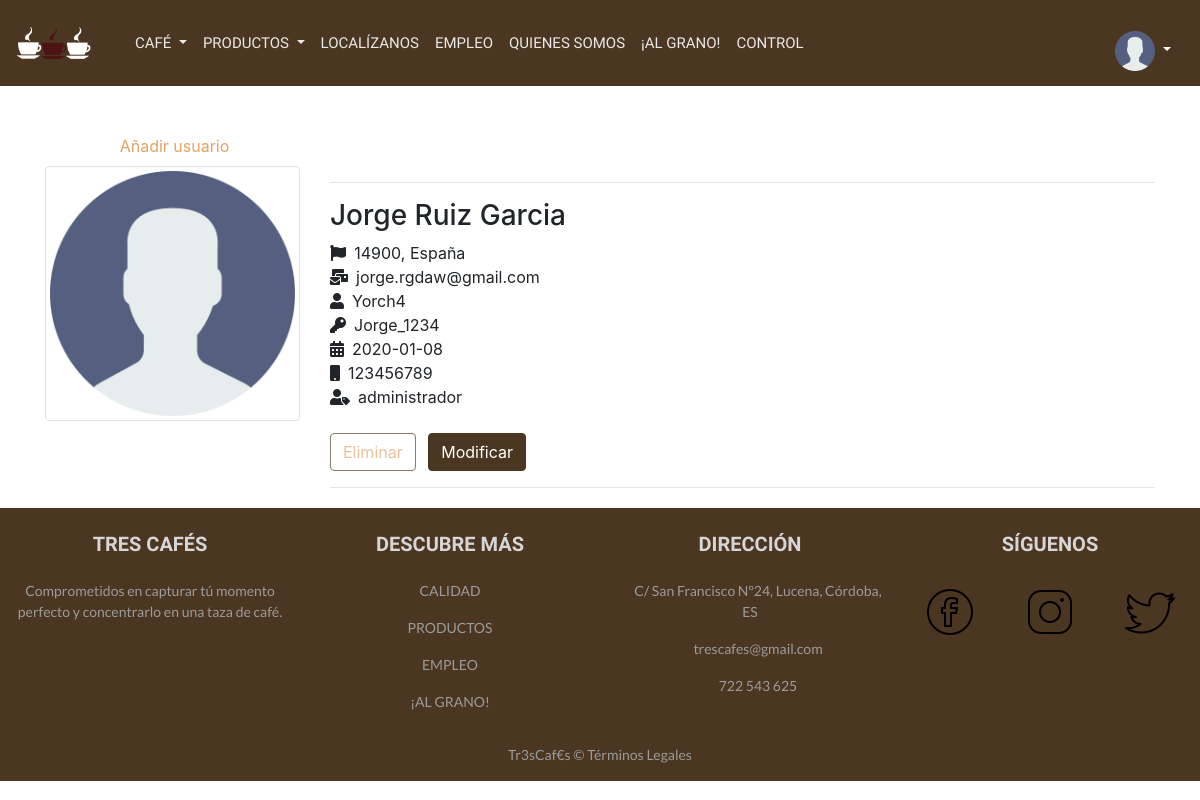
Page /control.php (signed in) on the committed database.
### tables this page shows
CREATE TABLE `usuario` (
  `idUsuario` int(11) NOT NULL,
  `email` varchar(150) NOT NULL,
  `nombreUsuario` varchar(50) NOT NULL,
  `contrasenia` varchar(50) NOT NULL,
  `nombre` varchar(50) NOT NULL,
  `apellido1` varchar(50) NOT NULL,
  `apellido2` varchar(50) DEFAULT NULL,
  `fechaNacimiento` date NOT NULL,
  `pais` varchar(50) NOT NULL,
  `codigoPostal` int(11) NOT NULL,
  `telefono` int(11) NOT NULL,
  `rol` enum('administrador','editor','valorador') NOT NULL,
  `imagenPerfil` varchar(50) DEFAULT NULL
);

### clases/Usuario.php (called while the page is built, shortened)
<?php
class Usuario {
    public function __construct($idUsuario, $email, $nombreUsuario, $contrasenia, $nombre, $apellido1, $apellido2, $fechaNacimiento, $pais, $codigoPostal, $telefono, $rol,$imagenPerfil) {
        $this->email = $email;
        $this->nombreUsuario = $nombreUsuario;
        $this->contrasenia = $contrasenia;
        $this->nombre = $nombre;
        $this->apellido1 = $apellido1;
        $this->apellido2 = $apellido2;
        $this->fechaNacimiento = $fechaNacimiento;
        $this->pais = $pais;
        $this->codigoPostal = $codigoPostal;
        $this->telefono = $telefono;
        $this->rol = $rol;
        $this->imagenPerfil = $imagenPerfil;
    }
    public static function buscarPorCorreo($email) {
        $conex = new Conexion();
        if ($conex->connect_errno != 0) {
            echo $conex->connect_error;
        } else {
            $consulta1 = $conex->query("SELECT * from usuario WHERE email = '$email'");
            if ($conex->errno != 0) {
                return $conex->error;
            } else {
                if ($conex->affected_rows > 0) {
                    $object = $consulta1->fetch_object();
                    return new self($object->idUsuario, $object->email, $object->nombreUsuario, $object->contrasenia, $object->nombre, $object->apellido1, $object->apellido2, $object->fechaNacimiento, $object->pais, $object->codigoPostal, $object->telefono, $object->rol, $object->imagenPerfil);
                } else {
                    return false;
                }
            }
        }
    }
    public static function recuperarUsuarios() {
        $conex = new Conexion();
        if ($conex->connect_errno) {
            return FALSE;
        } else {
            $result = $conex->query("SELECT * FROM usuario");
            if ($conex->affected_rows != 0) {
                while ($object = $result->fetch_object()) {
                    $p = new self($object->idUsuario, $object->email, $object->nombreUsuario, $object->contrasenia, $object->nombre, $object->apellido1, $object->apellido2, $object->fechaNacimiento, $object->pais, $object->codigoPostal, $object->telefono, $object->rol,$object->imagenPerfil);
                    $array[] = $p;
                }
                return $array;
            } else {
                return FALSE;
            }
        }
    }
    public function __get($name) {
        return $this->$name;
    }
}

### clases/Producto.php (called while the page is built, shortened)
<?php
class Producto {
    public static function recuperarProductos() {
        $conex = new Conexion();
        if ($conex->connect_errno) {
            return FALSE;
        } else {
            $result = $conex->query("SELECT * FROM producto order by tipo");
            if ($conex->affected_rows != 0) {
                while ($object = $result->fetch_object()) {
                    $p = new self($object->idProducto, $object->tipo, $object->nombreProducto, $object->descripcion, $object->imagenProducto, $object->proteinas, $object->carbohidratos, $object->grasas);
                    $array[] = $p;
                }
                return $array;
            } else {
                return FALSE;
            }
        }
    }
}

### control.php (the view, shortened to what this page needs)
<!DOCTYPE html>
<?php
require_once './clases/Usuario.php';
?>
<html>
    <head>
        <?php include ('includes/head.php'); ?>
    </head>
    <body>
        <?php
        include ('includes/navbar.php');
        ?>
        <div class="container mt-5">
            <div class="row mb-2">
                <div class="col-sm-3">
                    <a class="enlacesSinEstilo links-primary" href="anadirUsuario.php">Añadir usuario</a>
                </div>
            </div>
            <?php
            if ($usuarios = Usuario::recuperarUsuarios()) {
                foreach ($usuarios as $usuario) {
                    ?>
                    <div class="row">
                        <div class="col-sm-3">
                            <div class="text-center">
                                <img src="<?php echo $usuario->imagenPerfil ?>" class="img-circle img-thumbnail">
                            </div></hr><br>
                        </div>
                        <div class="col-sm-9 text-left">
                            <div class="tab-content">
                                <hr>
                                <h3><?php echo $usuario->nombre . " " . $usuario->apellido1 . " " . "$usuario->apellido2" ?></h3>
                                <p class="m-0"><i class="fas fa-flag mr-2"></i><?php echo $usuario->codigoPostal . ", " . $usuario->pais ?></p>
                                <p class="m-0"><i class="fas fa-mail-bulk mr-2"></i><?php echo $usuario->email ?></p>
                                <p class="m-0"><i class="fas fa-user mr-2"></i><?php echo $usuario->nombreUsuario ?></p>
                                <p class="m-0"><i class="fas fa-key mr-2"></i><?php echo $usuario->contrasenia ?></p>
                                <p class="m-0"><i class="fas fa-calendar-alt mr-2"></i><?php echo $usuario->fechaNacimiento ?></p>
                                <p class="m-0"><i class="fas fa-mobile mr-2"></i><?php echo $usuario->telefono ?></p>
                                <p class="m-0"><i class="fas fa-user-tag mr-2"></i><?php echo $usuario->rol ?></p>
                                <br>
                                <ul class="list-inline">
                                    <li class="list-inline-item">
                                        <form class="form" action="" method="post">
                                            <?php
                                            if ($_SESSION['usuario'] == $usuario->email) {
                                                ?>
                                                <input class="btn btn-secundary" name="eliminar" value="Eliminar" disabled  type="submit">
                                                <?php
                                            } else {
                                                ?>
                                                <input class="btn btn-secundary" name="eliminar" value="Eliminar" onclick="return confirm('¿Estás seguro de eliminarlo?')" type="submit">
                                                <?php
                                            }
                                            ?>
                                        </form>
                                    </li>
                                    <li class="list-inline-item">
                                        <form class="form" action="modificar.php" method="post">
                                            <input class="btn btn-primary" name="modificar" value="Modificar" type="submit">
                                        </form>
                                    </li>
                                </ul>
                                <hr>
                            </div>
                        </div>
                    </div>
                    <?php
                }
            }
            ?>
        </div>
        <?php
        include('includes/footer.php');
        ?>
    </body>
</html>

### includes/navbar.php (shortened to what this page needs)
<?php
require_once './clases/Usuario.php';
require_once './clases/Producto.php';
?>
<div class="container-fluid text-center">
    <div class="row">
        <div class="col p-0">
            <nav class="navbar navbar-expand-lg bg-primary">
                <a class="navbar-brand" href="index.php"><img class="imgLogo " src="img/ejemplo.png"></a>
                <div class="collapse navbar-collapse" id="collapsibleNavbar">
                    <ul class="nav navbar-nav navbar-letra">
                        <li class="nav-item dropdown">
                            <a class="nav-link dropdown-toggle" href="" id="collapsingNavbar"
                               data-toggle="dropdown" aria-haspopup="true"  aria-labelledby="dropdownMenuButton" aria-expanded="false">
                                CAFÉ
                            </a>
                        <li class="nav-item dropdown">
                            <a class="nav-link dropdown-toggle" href="" id="collapsingNavbar"
                               data-toggle="dropdown" aria-haspopup="true"  aria-labelledby="dropdownMenuButton" aria-expanded="false">
                                PRODUCTOS
                            </a>
                                                                <?php
                                                                if ($productos = Producto::recuperarProductos()) {
                                                                    echo "<ul class='dropdown-menu'>";
                                                                    foreach ($productos as $value) {
                                                                        if ($value->tipo == "cafe") {
                                ?>
                                <li class="dropdown-item"><a class="dropdown-item" href="./producto.php?producto=<?php echo $value->nombreProducto; ?>"><?php echo $value->nombreProducto; ?></a></li>
                                                <?php
                                            }
                                        }
                                        echo "</ul>";
                                    }
                                    ?>
                        </li>
                        <li class="nav-item">
                            <a class="nav-link" href="./localizanos.php">LOCALÍZANOS</a>
                        </li>
                        <li class="nav-item">
                            <a class="nav-link" href="./empleo.php">EMPLEO</a>
                        </li>
                        <li class="nav-item">
                            <a class="nav-link" href="./quienesSomos.php">QUIENES SOMOS</a>
                        </li>
                        <li class="nav-item">
                            <a class="nav-link" href="./alGrano.php">¡AL GRANO!</a>
                        </li>
                        <?php
                        if (isset($_SESSION['usuario'])) {
                            if ($usuario = Usuario::buscarPorCorreo($_SESSION['usuario'])) {
                                if ($usuario->rol == 'administrador') {
                                    ?>
                                    <li class="nav-item">
                                        <a class="nav-link" href="./control.php">CONTROL</a>
                                    </li>
                                    <?php
                                }
                            }
                        }
                        ?>
                    </ul>
                    <div class="ml-auto">
                        <?php
                        if (!isset($_SESSION['usuario'])) {
                            ?>
                            <a href="" id="dropdownLoginLI" class="nav-link" data-toggle="modal" data-target="#exampleModal">Login</a>
                            <?php
                        } else {
                            ?>
                            <div class="dropdown" id="dropdownLogoutLI" class="dropdown order-1">
                                <button class="btn btn-primary dropdown-toggle" type="button" id="dropdownMenuButton" data-toggle="dropdown" aria-haspopup="true" aria-expanded="false">
                                    <?php
                                    $usuario = Usuario::buscarPorCorreo($_SESSION['usuario']);
                                    ?>
                                    <img class="imgUsu" src="./<?php echo $usuario->imagenPerfil ?>"></img>
                                </button>
                            </div>
                            <?php
                        }
                        ?>
                    </div>
                </div>
            </nav>
        </div>
    </div>

### css/index.css (style rules this page uses)
.btn-secundary { background-color: #FFFFFF !important; border-color: #4b3621 !important; color: #e3a364 !important; }
.imgLogo { width: 4.6875rem; margin-right: 1.25rem; }
.bg-primary { background-color: #4b3621 !important; }
nav { font-family: "Be Vietnam", sans-serif; }
.imgUsu { width: 2.5rem; }
.nav-link { color: #EAE8E8 !important; font-size: 0.938rem; }
.nav-item { font-size: 0.938rem; color: #d6d6d6 !important; }
.btn-primary { background-color: #4b3621 !important; border-color: #4b3621 !important; }
.navbar-letra { font-size: 1rem; }
.links-primary { margin-left: 0.25rem; color: #e3a364 !important; }

### rows in the picture
usuario: imagenPerfil (picture), nombre "Jorge", apellido1 "Ruiz", apellido2 "Garcia", codigoPostal "14900", pais "España", email "jorge.rgdaw@gmail.com", nombreUsuario "Yorch4", contrasenia "Jorge_1234", fechaNacimiento "2020-01-08", telefono "123456789", rol "administrador"
